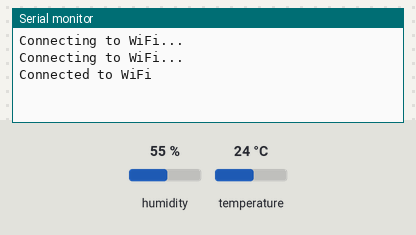
Bench run of a sketch on a simulated ESP32. Parts: the last lines printed to the serial monitor. The test bench sets the inputs (shaded band); at power-on: humidity 55 %, temperature 24 °C. WiFi joins after 1.5 s; servers stay silent unless stated; web services answer with replies made up by the test bench.

Above: at 3.2 s.
3.3 s: humidity set to 22 %
At 5.0 s:
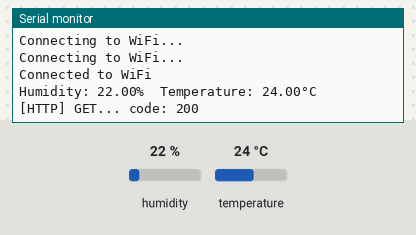
6.6 s: temperature set to 12 °C
At 8.63 s:
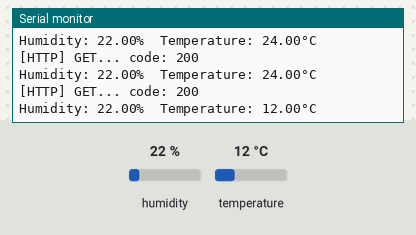
9.9 s: humidity set to 40 %
At 11.4 s:
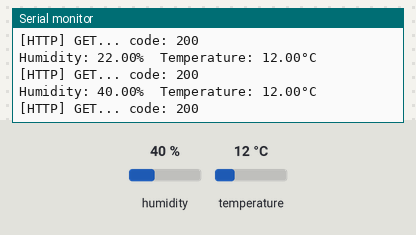

Measured:
- after the input at 3.3 s, the serial monitor: prints a new line after 0.73 s (image 1)
- after the input at 6.6 s, the serial monitor: prints a new line after 1.9 s (image 2)
- after the input at 9.9 s, the serial monitor: prints a new line after 0.80 s (image 3)

The sketch:

Exp4_DHT11_to_ThingSpeak.ino
```cpp
#include <DHT.h>
#include <WiFi.h>
#include <HTTPClient.h>

#define DHTPIN 27 // GPIO pin where the DHT11 is connected
#define DHTTYPE DHT11 // Type of the sensor

const char *ssid = "Soudeep (OnePlus Nord)";
const char *password = "12345678";
const char *thingSpeakApiKey = "7JMQLCD5UM43MTC3";

DHT dht(DHTPIN, DHTTYPE);

void setup() {
  Serial.begin(9600);
  dht.begin();

  // Connect to Wi-Fi
  WiFi.begin(ssid, password);
  while (WiFi.status() != WL_CONNECTED) {
    delay(1000);
    Serial.println("Connecting to WiFi...");
  }
  Serial.println("Connected to WiFi");
}

void loop() {
  delay(2000); // Wait for 2 seconds between measurements

  float humidity = dht.readHumidity();
  float temperature = dht.readTemperature();

  // Check if any reads failed and exit early (to try again).
  if (isnan(humidity) || isnan(temperature)) {
    Serial.println("Failed to read from DHT sensor!");
    return;
  }

  // Print the temperature and humidity values.
  Serial.print("Humidity: ");
  Serial.print(humidity);
  Serial.print("%\t");
  Serial.print("Temperature: ");
  Serial.print(temperature);
  Serial.println("°C");

  // Send data to ThingSpeak
  sendToThingSpeak(temperature, humidity);
}

void sendToThingSpeak(float temperature, float humidity) {
  HTTPClient http;

  String url = "http://api.thingspeak.com/update";
  url += "?api_key=";
  url += thingSpeakApiKey;
  url += "&field1=";
  url += String(temperature);
  url += "&field2=";
  url += String(humidity);

  http.begin(url);

  int httpCode = http.GET();
  if (httpCode > 0) {
    Serial.printf("[HTTP] GET... code: %d\n", httpCode);
  } else {
    Serial.printf("[HTTP] GET... failed, error: %s\n", http.errorToString(httpCode).c_str());
  }

  http.end();
}
```
